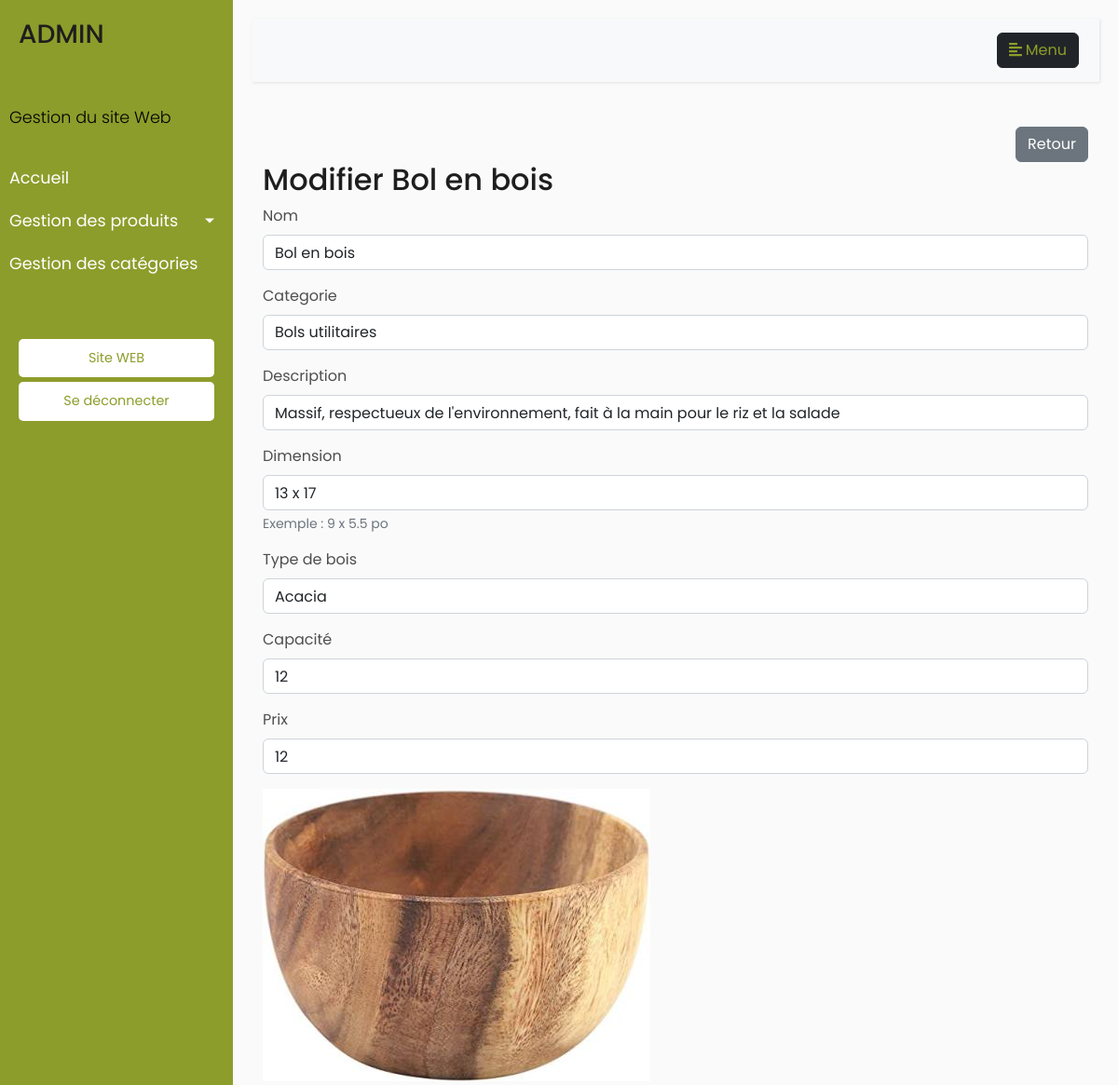
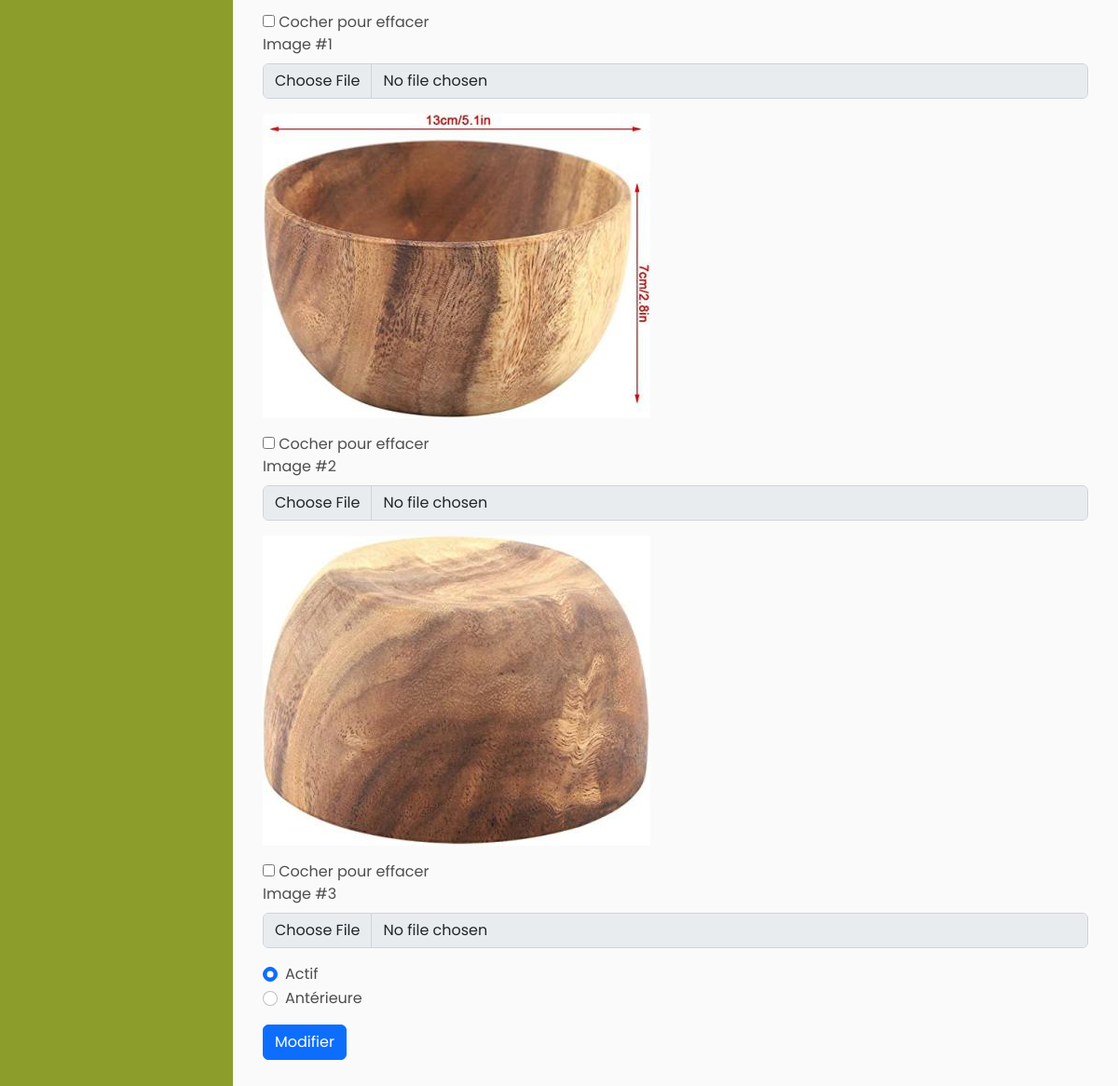
Screenshot of /modifierProduit.php?id=100 with the database file from the repository (2 pictures, top to bottom).
### modifierProduit.php (the view, shortened to what this page needs)
<?php
require("config/connexion.php");
include "includes/enteteAdmin.php";
include "includes/menuAdmin.php";
$NomProduit = "";
$IdCategorie = "";
$DescriptionProduit = "";
$DimensionProduit = "";
$TypeDeBoisProduit = "";
$CapaciteProduit = "";
$PrixProduit = "";
$EstActif = "";
$ArrayImageChemin = array();
$nom_err = $desc_err = $dim_err = $typeBois_err = $prix_err = $image_err = "";
if ($_SERVER['REQUEST_METHOD'] == 'POST') {
    $id = $_POST["id"];
    $input_name = trim($_POST["NomProduit"]);
    if (empty($input_name)) {
        $nom_err = "Entrer un nom.";
    } else {
        $NomProduit = $input_name;
    }
    $input_desc = trim($_POST["DescriptionProduit"]);
    if (empty($input_desc)) {
        $desc_err = "Entrer une description.";
    } else {
        $DescriptionProduit = $input_desc;
    }
    $input_dim = trim($_POST["DimensionProduit"]);
    if (empty($input_dim)) {
        $dim_err = "Entrer une dimension.";
    } else {
        $DimensionProduit = $input_dim;
    }
    $input_typeBois = trim($_POST["TypeDeBoisProduit"]);
    if (empty($input_typeBois)) {
        $typeBois_err = "Entrer un type de bois.";
    } else {
        $TypeDeBoisProduit = $input_typeBois;
    }
    $input_prix = trim($_POST["PrixProduit"]);
    if ($input_prix == 0) {
        $typeBois_err = "Entrer un prix.";
    } else {
        $PrixProduit = $input_prix;
    }
    $IdCategorie = $_POST['NomCategorie'];
    $CapaciteProduit = $_POST["CapaciteProduit"];
    $rb = $_POST["exampleRadios"];
    if ($rb == "actif") {
        $EstActif = 1;
    } else {
        $EstActif = 0;
    }
    if (empty($nom_err) && empty($desc_err) && empty($dim_err) && empty($typeBois_err) && empty($prix_err) && empty($image_err)) {
        $sql = "UPDATE `dbo.produits` SET NomProduit = :nom, IdCategorieFk = :cat, DescriptionProduit = :desc, DimensionProduit = :dim, " .
            " TypeDeBoisProduit = :typeBois, CapaciteProduit = :capacite, PrixProduit = :prix, " .
            " ActifProduit = :actif WHERE IdProduit = $id ";
        if ($stmt = $pdo->prepare($sql)) {
            $param_nom = $NomProduit;
            $param_cat = $IdCategorie;
            $param_desc = $DescriptionProduit;
            $param_dim = $DimensionProduit;
            $param_typeBois = $TypeDeBoisProduit;
            $param_capacite = $CapaciteProduit;
            $param_prix = $PrixProduit;
            $param_actif = $EstActif;
            $stmt->bindParam(":nom", $param_nom);
            $stmt->bindParam(":cat", $param_cat);
            $stmt->bindParam(":desc", $param_desc);
            $stmt->bindParam(":dim", $param_dim);
            $stmt->bindParam(":typeBois", $param_typeBois);
            $stmt->bindParam(":capacite", $param_capacite);
            $stmt->bindParam(":prix", $param_prix);
            $stmt->bindParam(":actif", $param_actif);
            if ($stmt->execute()) {
                $lastid = $id;
                for ($i = 0; $i < sizeof($ArrayImageChemin); $i++) {
                    $sqlImage = "INSERT INTO `dbo.imageproduit` (IdProduitFk,ImageChemin) VALUES (:IdProduit, :ImageChemin)";
                    if ($stmtimage = $pdo->prepare($sqlImage)) {
                        $param_idproduit = $lastid;
                        $param_imagechemin = $ArrayImageChemin[$i];
                        $stmtimage->bindParam(":IdProduit", $param_idproduit);
                        $stmtimage->bindParam(":ImageChemin", $param_imagechemin);
                        $stmtimage->execute();
                    }
                }
                if ($EstActif == 1) {
?>
                    <script type="text/javascript">
                       window.location.href = "gestionProduitsActifs.php";
                    </script>
                <?php
                } else {
                ?>
                    <script type="text/javascript">
                        window.location.href = "gestionProduitsAnterieures.php";
                    </script>
                <?php
                }
            } else {
                echo msgErreur;
            }
        }
    }
    unset($stmt);
    unset($pdo);
}else {
    if (isset($_GET["id"]) && !empty(trim($_GET["id"]))) {
        $id = trim($_GET["id"]);
        $sql = "SELECT * FROM `dbo.produits` WHERE IdProduit = :id";
        if ($stmt = $pdo->prepare($sql)) {
            $param_id = $id;
            $stmt->bindParam(":id", $param_id);
            if ($stmt->execute()) {
                if ($stmt->rowCount() == 1) {
                    $row = $stmt->fetch(PDO::FETCH_ASSOC);
                    $NomProduit = $row["NomProduit"];
                    $IdCategorie = $row["IdCategorieFk"];
                    $DescriptionProduit = $row["DescriptionProduit"];
                    $DimensionProduit = $row["DimensionProduit"];
                    $TypeDeBoisProduit = $row["TypeDeBoisProduit"];
                    $CapaciteProduit = $row["CapaciteProduit"];
                    $PrixProduit = $row["PrixProduit"];
                    $EstActif = $row["ActifProduit"];
                }else {
                    echo msgErreur;
                }
            }else {
                echo msgErreur;
            }
        }
    }else {
        echo msgErreur;
    }
}
?>
<div class="container my-5">
    <div class="d-flex justify-content-end mt-5">
        <a class="btn btn-secondary" href=<?php echo ($EstActif == 1) ? "gestionProduitsActifs.php" : "gestionProduitsAnterieures.php"; ?>>Retour</a>
    </div>
    <h2>Modifier <?php echo $NomProduit; ?> </h2>
    <form action="<?php echo htmlspecialchars(($_SERVER["PHP_SELF"])); ?>" method="post" enctype="multipart/form-data">
        <div class="form-group">
            <label for="NomProduit">Nom</label>
            <input type="text" class="form-control <?php echo (!empty($nom_err)) ? "is-invalid" : ""; ?>" id="NomProduit" name="NomProduit" value="<?php echo $NomProduit; ?>" placeholder="Entrer le nom du produit">
        </div>
        <div class="form-group">
            <label for="NomCategorie">Categorie</label>
            <select class="form-control" id="NomCategorie" name="NomCategorie" value="">
<?php
                $sql = "SELECT IdCategorie, NomCategorie FROM `dbo.categories`";
                $res = $connect->query($sql);
                while ($row = $res->fetch_assoc()) {
                    if ($row['IdCategorie'] == $IdCategorie) {
                        echo "<option value='$row[IdCategorie]' selected>$row[NomCategorie]</option>";
                    }else {
                        echo "<option value='$row[IdCategorie]'>$row[NomCategorie]</option>";
                    }
                }
?>
            </select>
        </div>
        <div class="form-group">
            <label for="DescriptionProduit">Description</label>
            <input type="text" class="form-control <?php echo (!empty($desc_err)) ? "is-invalid" : ""; ?>" id="DescriptionProduit" name="DescriptionProduit" value="<?php echo $DescriptionProduit; ?>" placeholder="Entrer la description du produit">
        </div>
        <div class="form-group">
            <label for="DimensionProduit">Dimension</label>
            <input type="text" class="form-control <?php echo (!empty($dim_err)) ? "is-invalid" : ""; ?>" id="DimensionProduit" name="DimensionProduit" value="<?php echo $DimensionProduit; ?>" placeholder="Entrer la dimension du produit">
            <small id="dimensionHelp" class="form-text text-muted">Exemple : 9 x 5.5 po</small>
        </div>
        <div class="form-group">
            <label for="TypeDeBoisProduit">Type de bois</label>
            <input type="text" class="form-control <?php echo (!empty($typeBois_err)) ? "is-invalid" : ""; ?>" id="TypeDeBoisProduit" name="TypeDeBoisProduit" value="<?php echo $TypeDeBoisProduit; ?>" placeholder="Entrer le type de bois du produit">
        </div>
        <div class="form-group">
            <label for="CapaciteProduit">Capacité</label>
            <input type="number" min="0" class="form-control" id="CapaciteProduit" name="CapaciteProduit" value="<?php echo $CapaciteProduit; ?>" placeholder="Entrer la capacité du produit">
        </div>
        <div class="form-group">
            <label for="PrixProduit">Prix</label>
            <input type="number" min="0" class="form-control <?php echo (!empty($prix_err)) ? "is-invalid" : ""; ?>" id="PrixProduit" name="PrixProduit" value="<?php echo $PrixProduit; ?>" placeholder="Entrer le prix du produit">
        </div>
        <div id="Upload1"></div>
        <div class="form-group">
            <label class="required">Image #1</label>
            <input id="image1" disabled type="file" name="upload_image[]" class="form-control">
        </div>
        <div id="Upload2"></div>
        <div class="form-group">
            <label class="required">Image #2</label>
            <input id="image2" disabled type="file" name="upload_image[]" class="form-control">
        </div>
        <div id="Upload3"></div>
        <div class="form-group">
            <label class="required">Image #3</label>
            <input id="image3" disabled type="file" name="upload_image[]" class="form-control">
        </div>
        <div class="form-group form-check">
            <input class="form-check-input" type="radio" name="exampleRadios" id="exampleRadios1" value="actif" <?php echo ($EstActif == 1) ? "checked" : ""; ?>>
            <label class="form-check-label" for="exampleRadios1">Actif</label>
        </div>
        <div class="form-group form-check">
            <input class="form-check-input" type="radio" name="exampleRadios" id="exampleRadios2" value="anterieure" <?php echo ($EstActif == 0) ? "checked" : ""; ?>>
            <label class="form-check-label" for="exampleRadios2">Antérieure</label>
        </div>
        <div class="mt-3 mb-3">
            <button type="submit" class="btn btn-primary">Modifier</button>
        </div>
    </form>
</div>

### includes/enteteAdmin.php (shortened to what this page needs)
<!DOCTYPE html>
<html lang="ca=fr">
<head>
  <link rel="stylesheet" href="https://stackpath.bootstrapcdn.com/bootstrap/4.5.2/css/bootstrap.min.css">
  <link rel="stylesheet" href="https://stackpath.bootstrapcdn.com/bootstrap/4.1.0/css/bootstrap.min.css">
  <link rel="stylesheet" href="assets/css/style.css">
  <link href="assets/vendor/bootstrap/css/bootstrap.min.css" rel="stylesheet">
  <link href="assets/vendor/bootstrap-icons/bootstrap-icons.css" rel="stylesheet">
  <link href="assets/vendor/glightbox/css/glightbox.min.css" rel="stylesheet">
  <link href="assets/vendor/swiper/swiper-bundle.min.css" rel="stylesheet">
  <link href="assets/css/style.css" rel="stylesheet">
  <link href="assets/css/site.css" rel="stylesheet">
  <link href="assets/css/siteAdmin.css" rel="stylesheet">
</head>

### includes/menuAdmin.php (shortened to what this page needs)
<body>
    <div class="wrapper">
        <nav id="sidebar" aria-label="">
            <div class="sidebar-header">
                <h3>ADMIN</h3>
            </div>
            <ul class="list-unstyled components">
                <p style="color: black;">Gestion du site Web</p>
                <li class="active"><a href="admin.php">Accueil</a></li>
                <li>
                    <a href="#pageSubmenu" data-toggle="collapse" aria-expanded="false" class="dropdown-toggle">Gestion des produits</a>
                </li>
                <li><a href="gestionCategories.php">Gestion des catégories</a></li>
            </ul>
            <ul class="list-unstyled CTAs">
                <li><a href="index.php" class="download">Site WEB</a></li>
                <li><a href="config/deconnection.php" class="download">Se déconnecter</a></li>
            </ul>
        </nav>
        <div id="content">
            <nav class="navbar navbar-expand-lg navbar-light bg-light" aria-label="">
                <div class="container-fluid">
                    <button type="button" id="sidebarCollapse" class="btn btn-dark" style="color:#8D9D2B;">
                        <i class="fas fa-align-left"></i> Menu
                    </button>
                </div>
            </nav>

### assets/css/style.css (style rules this page uses)
body { background-color: #a4ad5b1a; color: #4e4e4e; }
h1, h2, h3, h4, h5, h6 { color: #1e1e1e; }
a { color: #1e1e1e; text-decoration: none; transition: all 0.5s ease-in-out; }
.navbar { padding: 0; }

### assets/css/siteAdmin.css (style rules this page uses)
body { font-family: 'Poppins', sans-serif; background: #fafafa; }
p { font-family: 'Poppins', sans-serif; font-size: 1.1em; font-weight: 300; line-height: 1.7em; color: #999; }
a, a:hover, a:focus { color: inherit; text-decoration: none; transition: all 0.3s; }
.navbar { padding: 15px 10px; background: #fff; border: none; border-radius: 0; margin-bottom: 40px; box-shadow: 1px 1px 3px rgba(0, 0, 0, 0.1); }
.wrapper { display: flex; width: 100%; align-items: stretch; }
#sidebar { min-width: 250px; max-width: 250px; background: #8D9D2B; color: #fff; transition: all 0.3s; }
#sidebar .sidebar-header { padding: 20px; background: #8D9D2B; }
#sidebar ul.components { padding: 20px 0; border-bottom: 1px solid #8D9D2B; }
#sidebar ul p { color: #fff; padding: 10px; }
#sidebar ul li a { padding: 10px; font-size: 1.1em; display: block; }
#sidebar ul li.active>a, a[aria-expanded="true"] { color: #fff; background: #8D9D2B; }
a[data-toggle="collapse"] { position: relative; }
.dropdown-toggle::after { display: block; position: absolute; top: 50%; right: 20px; transform: translateY(-50%); }
ul.CTAs { padding: 20px; }
ul.CTAs a { text-align: center; font-size: 0.9em !important; display: block; border-radius: 5px; margin-bottom: 5px; }
a.download { background: #fff; color: #8D9D2B; }
#content { width: 100%; padding: 20px; min-height: 100vh; transition: all 0.3s; }

### rows the page displays
dbo.produits: NomProduit "Bol en bois", DescriptionProduit "Massif, respectueux de l'environnement, fait à la main pour le riz et la salade", DimensionProduit "13 x 17", TypeDeBoisProduit "Acacia", CapaciteProduit "12", PrixProduit "12", ActifProduit "☑ Actif", ActifProduit "☐ Antérieure"

### other values shown
form field NomCategorie "Bols utilitaires"
